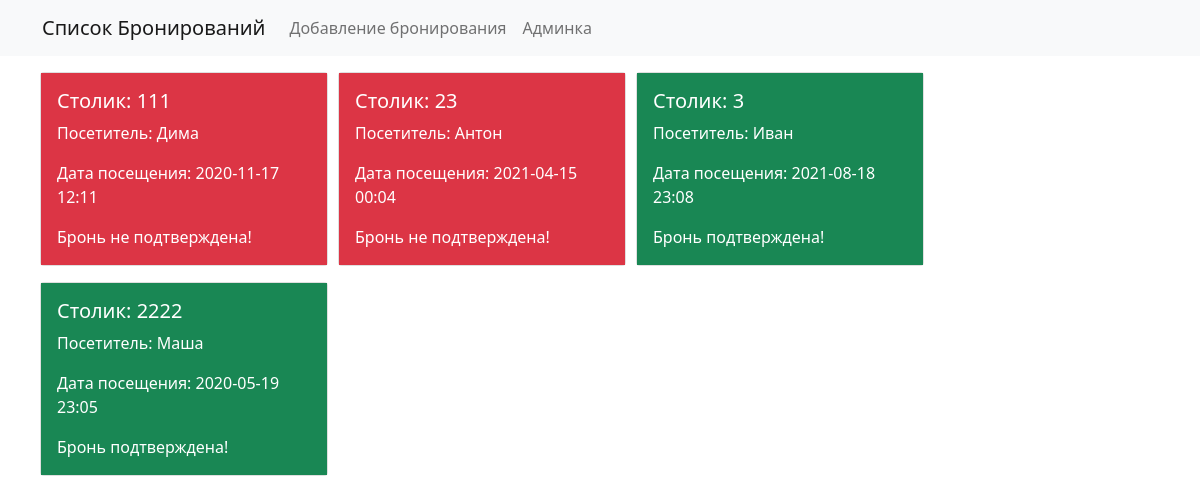
Before: / with the older database file.
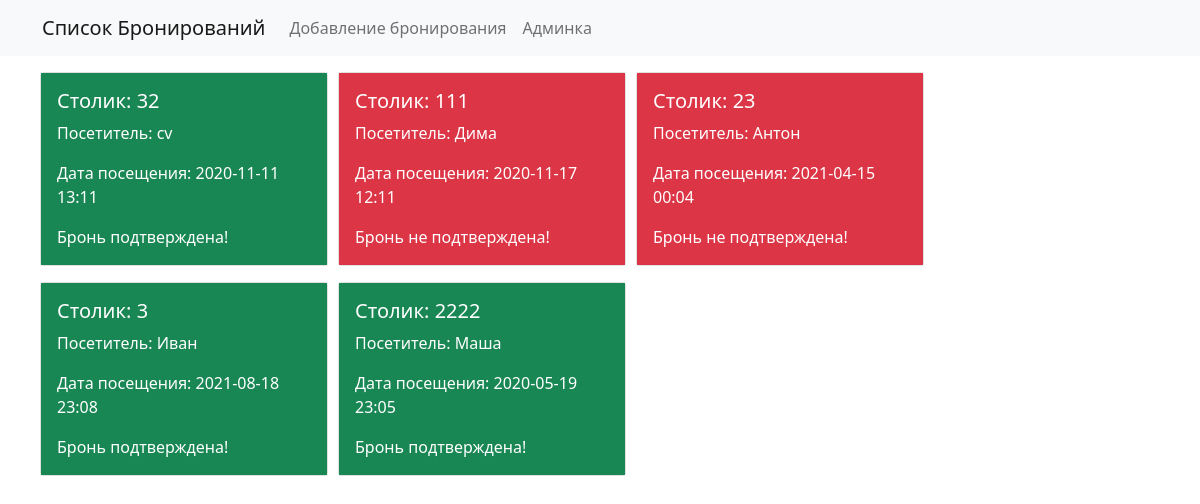
After: the same page with the newer database file.
### bookings/models.py (models this page shows, shortened)
class Bookings(models.Model):
    title = models.CharField(max_length=150, verbose_name='Столик')
    content = models.TextField(blank=True, verbose_name='Посетитель')
    created_at = models.DateTimeField(auto_now_add=True,  verbose_name='Дата создания')
    updated_at = models.DateTimeField(blank=True, verbose_name='Дата посещения')
    is_published = models.BooleanField(default=True, verbose_name='Подтверждение брони')
    class Meta:
        verbose_name = "Бронирование"
        verbose_name_plural = "Бронирования"
        ordering = ['-created_at']
        db_table = "bookings_bookings"

### bookings/views.py (the view)
# urls.py: path('', index, name = 'home'),
def index(request):
    booking = Bookings.objects.all()
    return render(request, 'bookings/index.html',{'bookings':booking,'title':'Список Бронирований'})

### bookings/templates/bookings/index.html (shortened to what this page needs)
<!doctype html>
<html lang="en">
  <head>
    <link href="https://cdn.jsdelivr.net/npm/bootstrap@5.0.0-beta3/dist/css/bootstrap.min.css" rel="stylesheet">
  </head>
  <body>
        <nav class="navbar navbar-expand-lg navbar-light bg-light">
            <div class="container">
            <a class="navbar-brand" href="{%url 'home'%}">{{title}}</a>
            <div class="collapse navbar-collapse" id="navbarSupportedContent">
              <ul class="navbar-nav mr-auto">
                <li class="nav-item active">
                  <a class="nav-link" href="{%url 'add-bookings'%}">Добавление бронирования</a>
                </li>
                <li>
                    <a class="nav-link" href="/admin">Админка</a>
                </li>
               </ul>
            </div>
        </div>
          </nav>
          <div class="container mt-3">
                <div class="row">
                    {% for item in bookings %}
                    <div class="card mb-3" style="width: 18rem; margin-left: 10px; padding: 0;">
                    <div class="card-body text-white {% if item.is_published %} bg-success  {% else %} bg-danger {% endif %} ">
                        <h5>Столик: {{item.title}}</h5>
                        <p class="card-text">Посетитель: {{item.content}}</p>
                        <p class="card-text">Дата посещения: {{item.updated_at|date:"Y-m-d H:m"}}</p>
                        <p class="card-text">{% if item.is_published %} Бронь подтверждена! {% else %} Бронь не подтверждена! {% endif %}</p>
                    </div>
                </div>
                {% endfor %}
              </div>
          </div>
  </body>
</html>

Changed rows visible on the page:
added Bookings: title "32", content "cv", updated_at "2020-11-11 13:11", is_published "Бронь подтверждена!"
